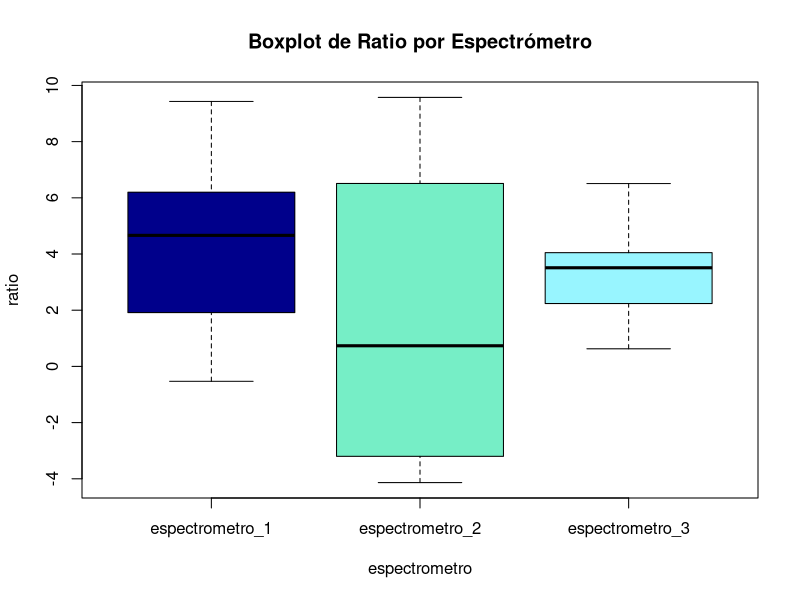
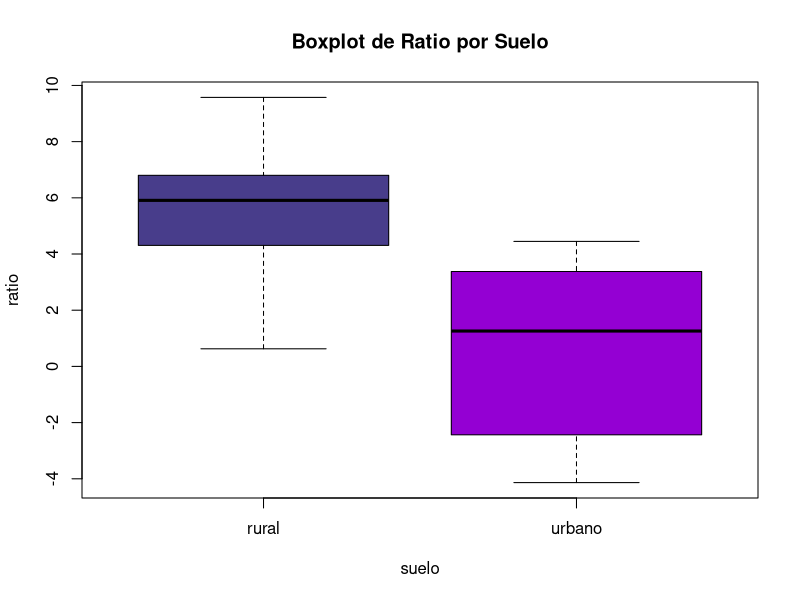
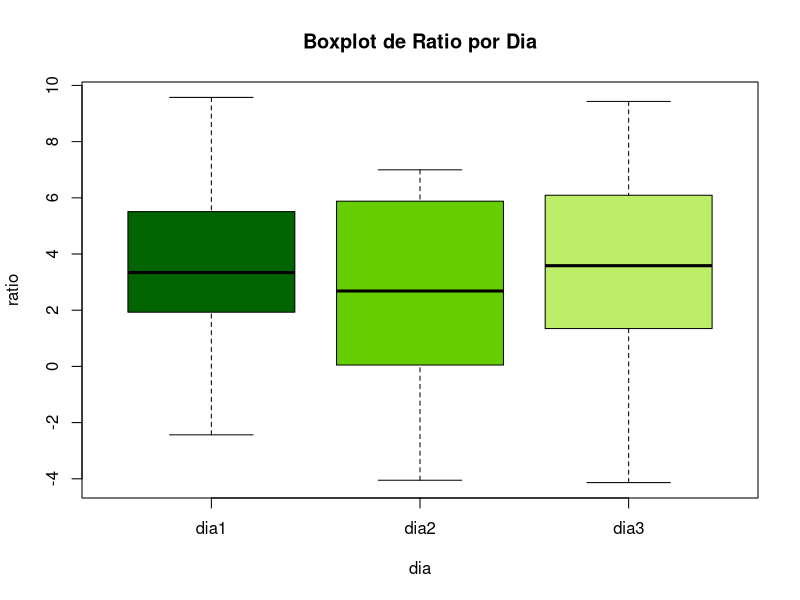
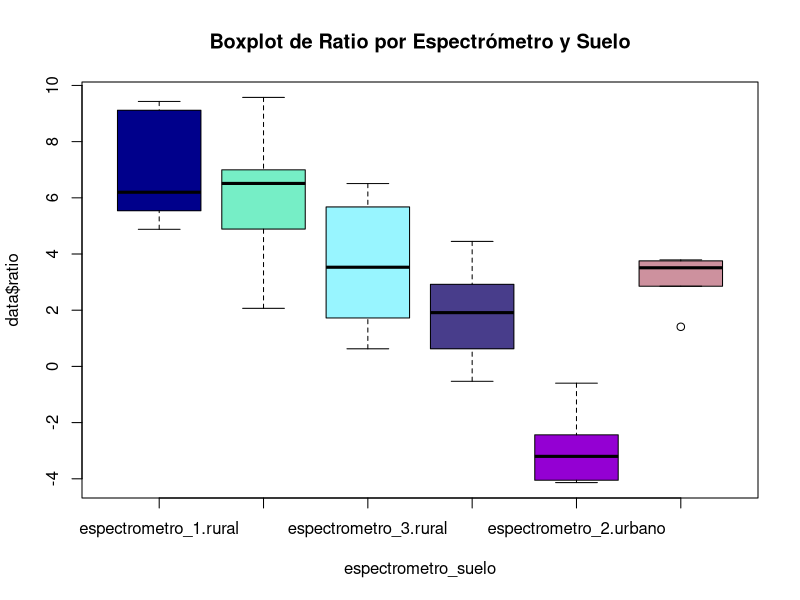
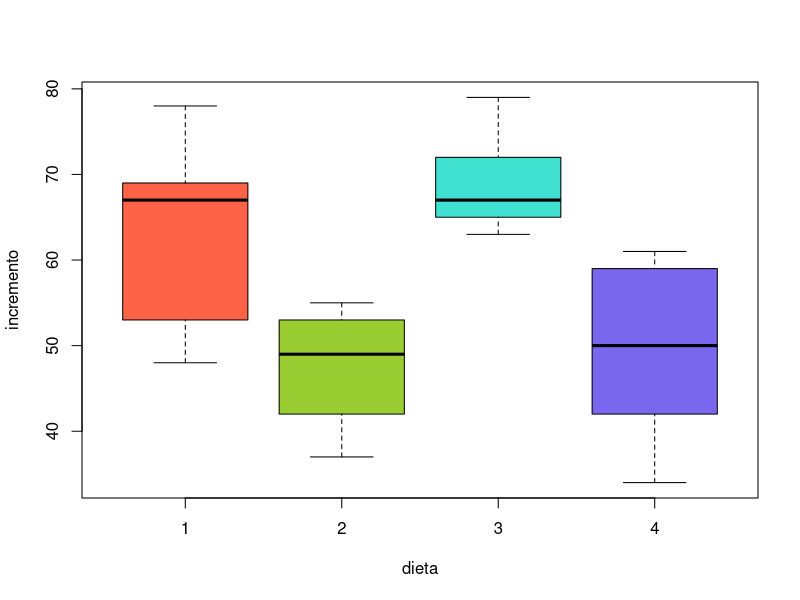
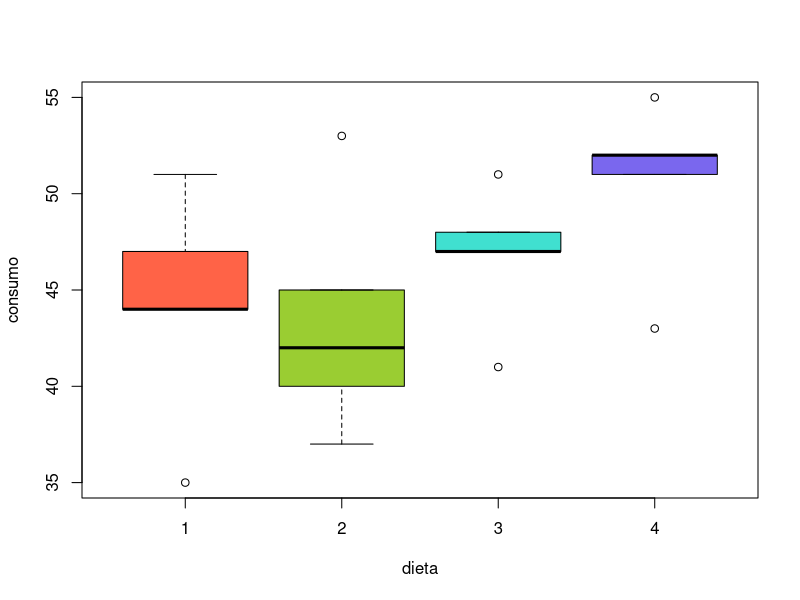
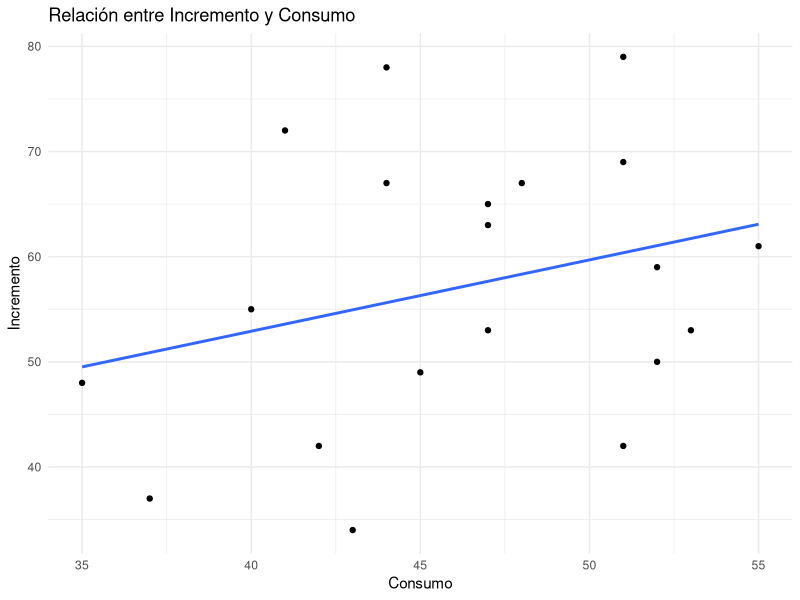
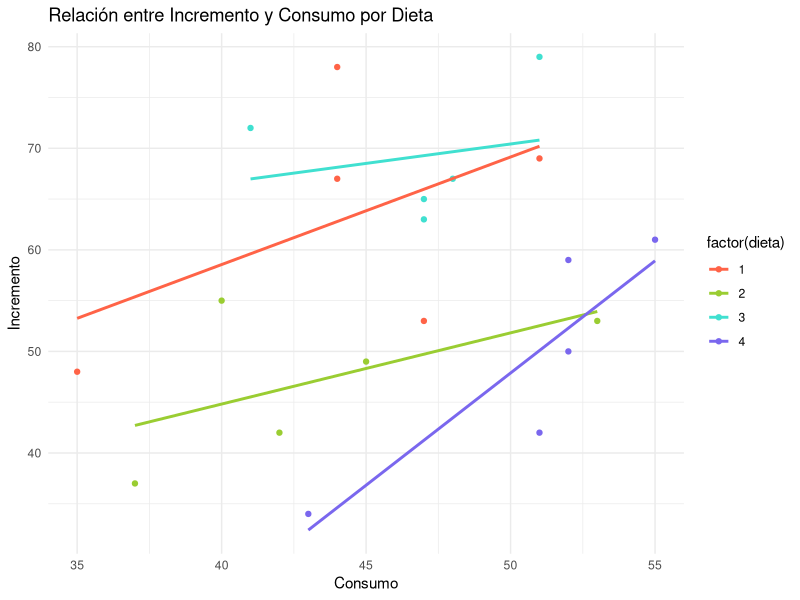

Generate these figures, in order, with R:
## ---- chunk 1
# Seteamos el directorio de trabajo
setwd("D:/Antiguos estudios/MASTER2/Sem3/Diseño/PAC6/PAC6")

# Importamos los datos
data <- read.csv("dades_problema1_pec6.csv", dec = ",", header = TRUE, sep = ";")

# Marcamos los factores
data$espectrometro <- as.factor(data$espectrometro)
data$suelo <- as.factor(data$suelo)
data$dia <- factor(data$dia, levels = c(1, 2, 3), labels = c("dia1", "dia2", "dia3"))
## ---- chunk 2
# Primero examinamos la variable ratio
summary(data)

# Box plot de ratio por espectrometro
boxplot(ratio ~ espectrometro, data = data, col = c("blue4", "aquamarine2", "cadetblue1"), main = "Boxplot de Ratio por Espectrómetro")

# Box plot de ratio por suelo
boxplot(ratio ~ suelo, data = data, col = c("darkslateblue", "darkviolet"), main = "Boxplot de Ratio por Suelo")

# Box plot de ratio por dia
boxplot(ratio ~ dia, data = data, col = c("darkgreen", "chartreuse3", "darkolivegreen2"), main = "Boxplot de Ratio por Dia")
## ---- chunk 3
# Create an interaction factor of espectrometro and suelo
espectrometro_suelo <- interaction(data$espectrometro, data$suelo)

# Box plot of ratio by espectrometro and suelo
boxplot(data$ratio ~ espectrometro_suelo, col = c("blue4", "aquamarine2", "cadetblue1", "darkslateblue", "darkviolet", "pink3"), 
        main = "Boxplot de Ratio por Espectrómetro y Suelo")
## ---- chunk 4
# Definimos el modelo
library(lme4)
library(car)

modelo <- lmer(ratio ~ suelo + espectrometro + suelo:espectrometro + (1 | dia:suelo:espectrometro), data = data)

summary(modelo)

# Intervalos de confianza
library(broom)
confint(modelo)
## ---- chunk 5
# Testamos las hipótesis
anova_modelo <- Anova(modelo, type = "III", test = "Chisq")
print(anova_modelo)
## ---- chunk 6
# install.packages("emmeans")
library(emmeans)
library(knitr)

# Realizamos las comparaciones múltiples
emmeans_result <- emmeans(modelo, pairwise ~ suelo:espectrometro)

# Ajustamos p-valores usando la corrección de Bonferroni
adjusted_emmeans <- summary(emmeans_result, infer = c(TRUE, TRUE), adjust = "bonferroni")

# Imprimimos los valores ajustados
print(adjusted_emmeans)
## ---- chunk 7
# Extraemos los contrastes y p-valores
contrast_df <- as.data.frame(adjusted_emmeans$contrasts)

# Filtramos por p-valores < 0.05
significant_contrasts <- contrast_df[contrast_df$p.value < 0.05, c("contrast", "p.value")]


# Formateamos la tabla para imprimir
formatted_table <- data.frame(
  Contrast = significant_contrasts$contrast,
  P_Value = sprintf("%.4f", significant_contrasts$p.value)
)

# Imprimimos la tabla
library(knitr)
kable(formatted_table, col.names = c("Contraste", "P-Valor"), format = "pandoc")
## ---- chunk 8
# Instalar el paquete emmeans si aún no lo has hecho
# install.packages("emmeans")

# Cargar el paquete
library(emmeans)

# Calcular las medias marginales ajustadas (LSMeans)
lsmeans_modelo <- emmeans(modelo, ~espectrometro)

# Comparaciones múltiples entre niveles de espectrómetros
comparaciones <- pairs(lsmeans_modelo)

# Ver los resultados
summary(comparaciones)

## ---- chunk 9
# Seteamos el directorio de trabajo
setwd("D:/Antiguos estudios/MASTER2/Sem3/Diseño/PAC6/PAC6")

# Importamos los datos
data <- read.csv("dades_problema2_pec6.csv", dec = ",", header = TRUE, sep = ";")

# Marcamos los factores
data$dieta <- as.factor(data$dieta)
## ---- chunk 10
# Realiza un resumen descriptivo
summary(data)

# Gráfico relación consumo-incremento
color_dieta = c("tomato1", "olivedrab3", "turquoise", "slateblue2")

# Boxplot incremento por dieta
boxplot(incremento ~ dieta, data = data, col = color_dieta)

# Boxplot consumo por dieta
boxplot(consumo ~ dieta, data = data, col = color_dieta)

library(ggplot2)

# Gráfico de dispersión Incremento vs Consumo sin dieta
ggplot(data, aes(x = consumo, y = incremento)) +
  geom_point() +
  geom_smooth(method = "lm", se = FALSE) +  # Añade la línea de tendencia general
  labs(title = "Relación entre Incremento y Consumo",
       x = "Consumo",
       y = "Incremento") +
  theme_minimal()

# Gráfico de dispersión Incremento vs Consumo por dieta
ggplot(data, aes(x = consumo, y = incremento, color = factor(dieta))) +
  scale_color_manual(values = color_dieta) +
  geom_point() +
  geom_smooth(method = "lm", se = FALSE) +  # Añade la línea de tendencia + 
  labs(title = "Relación entre Incremento y Consumo por Dieta",
       x = "Consumo",
       y = "Incremento") +
  theme_minimal()
## ---- chunk 11
# Ajustar el modelo lineal
modelo_con <- lm(incremento ~ dieta + consumo, data = data)

summary(modelo_con)
## ---- chunk 12
# Ajustar el modelo lineal
modelo_sin <- lm(incremento ~ dieta, data = data)

# Resumen del modelo
summary(modelo_sin)
## ---- chunk 13
# Gráfico de residuos vs. orden de observaciones
plot(resid(modelo_con) ~ seq_along(resid(modelo_con)))

library(lmtest)
# Prueba de Durbin-Watson para autocorrelación de los residuos
dwtest(modelo_con)
## ---- chunk 14
plot(modelo_con, which=1)

# Prueba de Breusch-Pagan para homocedasticidad
library(lmtest)
bptest(modelo_con)
## ---- chunk 15
plot(modelo_con, which=2)

shapiro.test(modelo_con$residuals)
## ---- chunk 16
modelo_interaccion <- lm(incremento ~ consumo * dieta, data = data)
Anova(modelo_interaccion)
## ---- chunk 17
# Instalar y cargar el paquete multcomp
# install.packages("multcomp")
library(multcomp)

# Realizar comparaciones múltiples con el método de Tukey
comp <- glht(modelo_con, linfct = mcp(dieta = "Tukey"))

# Resumen de las comparaciones con ajuste de pvalores
resumen_comp <- summary(comp)
pvalores_ajustados <- p.adjust(resumen_comp$test$pvalues, method = "bonferroni")
resumen_comp$test$pvalues_ajustados <- pvalores_ajustados

# Mostrar el resumen con pvalores ajustados
print(resumen_comp)
## ---- chunk 18
# Seteamos el directorio de trabajo
setwd("D:/Antiguos estudios/MASTER2/Sem3/Diseño/PAC6/PAC6")

# Importamos los datos
data <- read.csv("dades_problema3_pec6.csv", dec = ".", header = TRUE, sep = ",")

# Marcamos los factores
data$tratamiento <- as.factor(data$tratamiento)
data$paciente <- as.factor(data$paciente)
## ---- chunk 19
# Realiza un resumen descriptivo
summary(data)

color_tratamiento = c("tomato1", "olivedrab3")

# Boxplot depresión por dieta
boxplot(depresion ~ tratamiento, data = data, col = color_tratamiento)

# Boxplot depresión por tiempo
boxplot(depresion ~ tiempo, data = data)

library(ggplot2)

# Gráfico de dispersión depresión vs tiempo
ggplot(data, aes(x = tiempo, y = depresion)) +
  geom_point() +
  geom_smooth(method = "lm", se = FALSE) +  # Añade la línea de tendencia general
  labs(title = "Relación entre Depresión y Tiempo",
       x = "Tiempo",
       y = "Depresión") +
  theme_minimal()

# Gráfico de dispersión depresión vs tiempo con tratamiento
ggplot(data, aes(x = tiempo, y = depresion, color = factor(tratamiento))) +
  scale_color_manual(values = color_tratamiento) +
  geom_point() +
  geom_smooth(method = "lm", se = FALSE) +  # Añade la línea de tendencia + 
  labs(title = "Relación entre Depresión y Tiempo",
       x = "Tiempo",
       y = "Depresión") +
  theme_minimal()
## ---- chunk 20
ggplot(data, aes(x = tiempo, y = depresion, color = tratamiento)) + 
  geom_smooth(method = "lm", level = 0.95) +
  geom_point() + 
  facet_wrap(~ paciente, nrow = 10, ncol = 5) +
  theme(
  )
## ---- chunk 21
# install.packages("lme4", dependencies=TRUE)
# install.packages("Matrix", dependencies=TRUE)
library(lme4)

# Define el modelo con intercepciones aleatorias
modelo1 <- lmer(depresion ~ tratamiento * tiempo + (1|paciente), data = data)

# Muestra un resumen del modelo
summary(modelo1)
## ---- chunk 22
library(lme4)

# Define el modelo con intercepciones y pendientes aleatorias
modelo2 <- lmer(depresion ~ tratamiento * tiempo + (tiempo | paciente), data = data)

# Muestra un resumen del modelo
summary(modelo2)
## ---- chunk 23
# Comparación de modelos usando likelihood ratio test
anova(modelo1, modelo2)
## ---- chunk 24
summary(modelo1)
## ---- chunk 25
# install.packages("broom")
library(broom)

# Intervalos de confianza
confint(modelo1)
## ---- chunk 26
# Coeficientes fijos del modelo para todos los pacientes
coeficientes_fijos <- fixef(modelo1)

# Efectos aleatorios para los pacientes 1 y 26
efectos_aleatorios <- ranef(modelo1)$paciente
efecto_paciente1 <- efectos_aleatorios[1, ]
efecto_paciente26 <- efectos_aleatorios[26, ]

# Coeficientes para el paciente 1 y 26
coef_paciente1 <- coeficientes_fijos + efecto_paciente1
coef_paciente26 <- coeficientes_fijos + efecto_paciente26

# Impresión de coeficientes
cat("Coeficientes fijos para todos los pacientes:")
coeficientes_fijos
cat("\n")

cat("Efectos aleatorios para el paciente 1:")
coef(modelo1)$paciente["1",]
cat("\n")

cat("Efectos aleatorios para el paciente 26:")
coef(modelo1)$paciente["26",]
cat("\n")

cat("Coeficientes aleatorios para el paciente 1:")
coef_paciente1
cat("\n")

cat("Coeficientes para el paciente 26:")
coef_paciente26

cat("Coeficientes para el paciente 1:")
coef_paciente1
cat("\n")

cat("Coeficientes para el paciente 26:")
coef_paciente26
